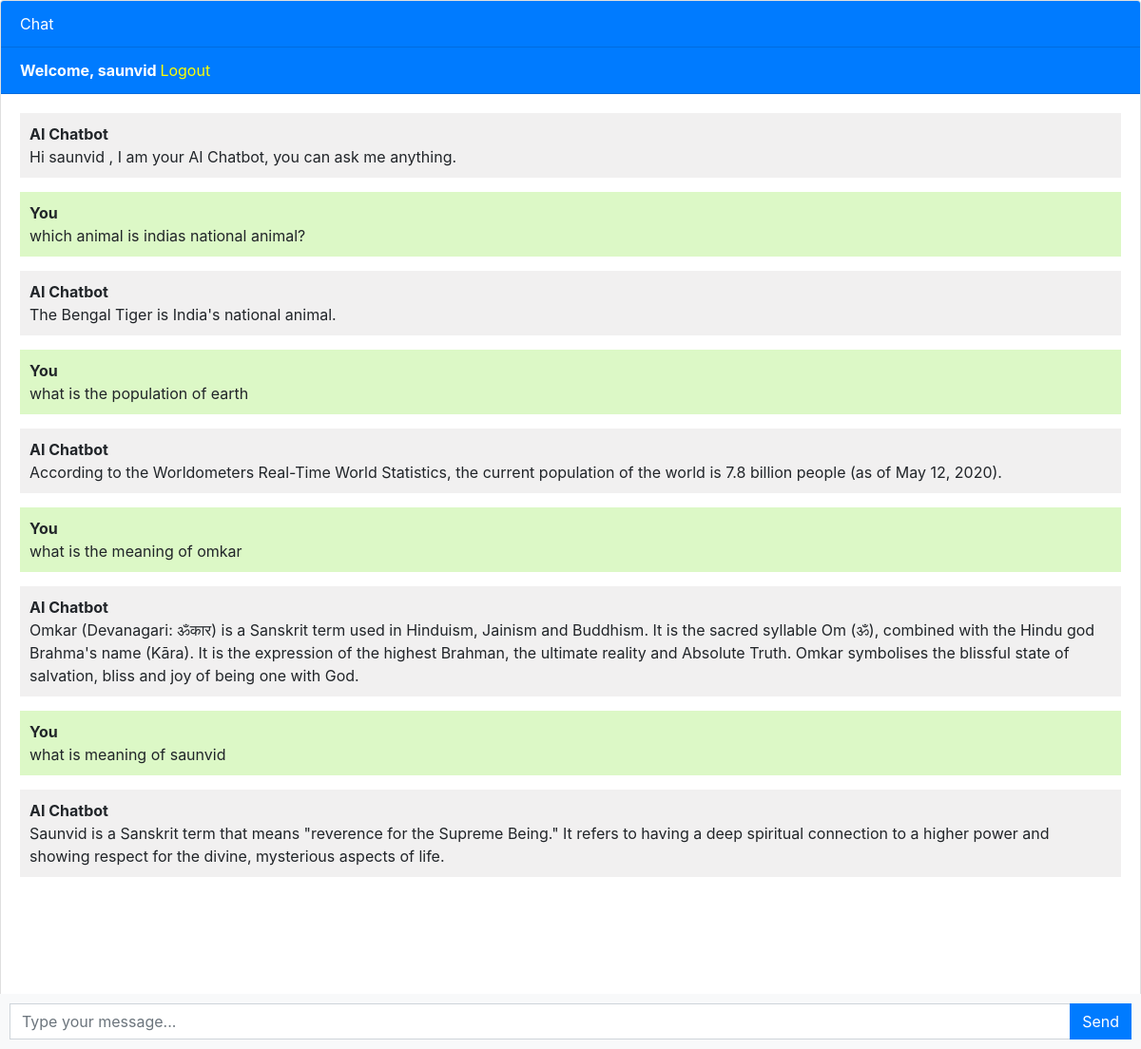
The app's page / (signed in) with its own data.
### chatbot/models.py (models this page shows, shortened)
class Chat(models.Model):
    user = models.ForeignKey(User, on_delete=models.CASCADE)
    message = models.TextField()
    response = models.TextField()
    created_at = models.DateTimeField(auto_now_add=True)

### chatbot/views.py (the view)
# urls.py: path('',views.chatbot,name='chatbot'),
def chatbot(request):
    chats = Chat.objects.filter(user=request.user.id)
    if request.method == 'POST':
        message = request.POST.get('message')
        response = ask_openai(message)
        chat = Chat(user=request.user, message=message, response=response, created_at=timezone.now())
        chat.save()
        return JsonResponse({'message': message, 'response': response})
    return render(request, 'chatbot.html', {'chats': chats})

### templates/chatbot.html (shortened to what this page needs)
{% extends 'base.html' %}
{% block content %}
<div class="chat-container">
  <div class="card flex-grow-1">
    <div class="card-header bg-primary text-white">Chat</div>
    {% if user.is_authenticated %}
    <div class="card-header bg-primary text-white"><b>Welcome, {{user.username}}</b>   <a style="color: yellow;" href="logout">Logout</a></div>
    {% else %}
    <div class="card-header bg-primary text-white"><a style="color: yellow" href="login">Login</a>   <a style="color: yellow;" href="register">Register</a></div>
    {% endif %}
    <div class="card-body messages-box">
      <ul class="list-unstyled messages-list">
        <li class="message received">
          <div class="message-text">
            <div class="message-sender">
              <b>AI Chatbot</b>
            </div>
            <div class="message-content">
              Hi {{user.username}}, I am your AI Chatbot, you can ask me anything.
            </div>
          </div>
        </li>
        {% for chat in chats %}
          {% if chat.user == request.user %}
            <li class="message sent">
          <div class="message-text">
            <div class="message-sender">
              <b>You</b>
            </div>
            <div class="message-content">
              {{chat.message}}
            </div>
          </div>
        </li>
        <li class="message received">
          <div class="message-text">
            <div class="message-sender">
              <b>AI Chatbot</b>
            </div>
            <div class="message-content">
              {{chat.response}}
            </div>
          </div>
        </li>
          {% endif %}
        {% endfor %}
      </ul>
    </div>
    <br><br>
    <br><br>
    <br><br>
  </div>
  <form class="message-form">
    <div class="input-group">
      <input type="text" class="form-control message-input" placeholder="Type your message...">
      <div class="input-group-append">
        <button type="submit" class="btn btn-primary btn-send">Send</button>
      </div>
    </div>
  </form>
</div>
{% endblock %}

### templates/chatbot.html (style rules this page uses)
body, html { height: 100%; }
.messages-box { flex: 1; overflow-y: auto; }
.messages-list { padding-left: 0; }
.message { margin-bottom: 15px; list-style: none; }
.message-text { padding: 10px; border-radius: 5px; }
.sent { background-color: #dcf8c6; align-self: flex-end; }
.received { background-color: #f1f0f0; align-self: flex-start; }
.message-form { display: flex; position: fixed; bottom: 0; left: 0; right: 0; padding: 10px; background-color: #f8f9fa; }
.message-input { flex: 1; border-radius: 0; border-right: none; }
.btn-send { border-radius: 0; }
.chat-container { height: 100%; display: flex; flex-direction: column; }

### records on screen
Chat: message "which animal is indias national animal?", response "The Bengal Tiger is India's national animal."
Chat: message "what is the population of earth", response "According to the Worldometers Real-Time World Statistics, the current population of the world is 7.8 billion people (as of May 12, 2020)."
Chat: message "what is the meaning of omkar", response "Omkar (Devanagari: ॐकार) is a Sanskrit term used in Hinduism, Jainism and Buddhism. It is the sacred syllable Om (ॐ), combined with the Hindu god Brahma's name (Kāra). It is the expression of the highest Brahman, the ultimate reality and Absolute Truth. Omkar symbolises the blissful state of salvation, bliss and joy of being one with God."
Chat: message "what is meaning of saunvid", response "Saunvid is a Sanskrit term that means \"reverence for the Supreme Being.\" It refers to having a deep spiritual connection to a higher power and showing respect for the divine, mysterious aspects of life."

### other values on screen
{{ user.username }} "saunvid"
